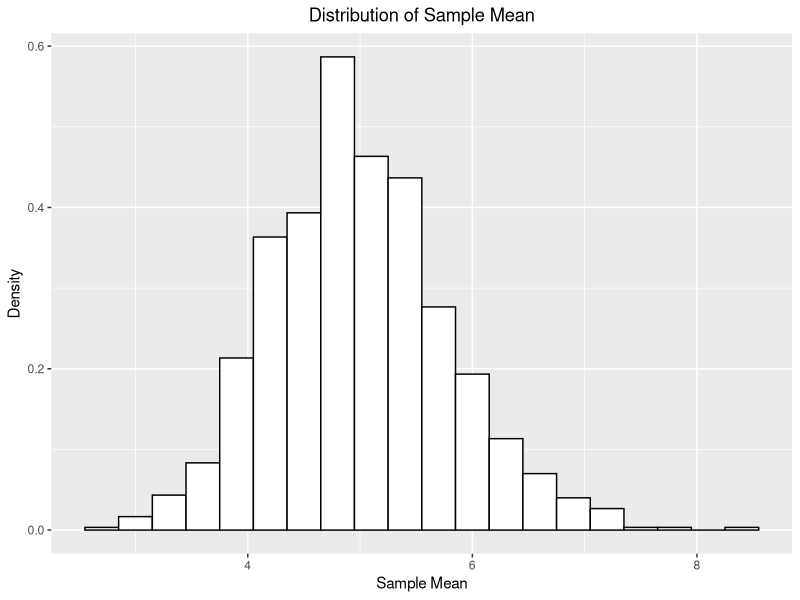
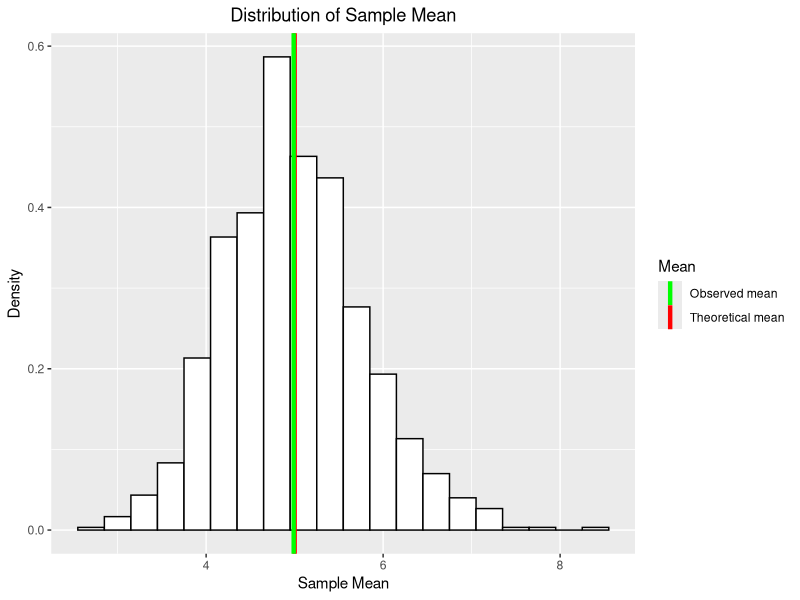
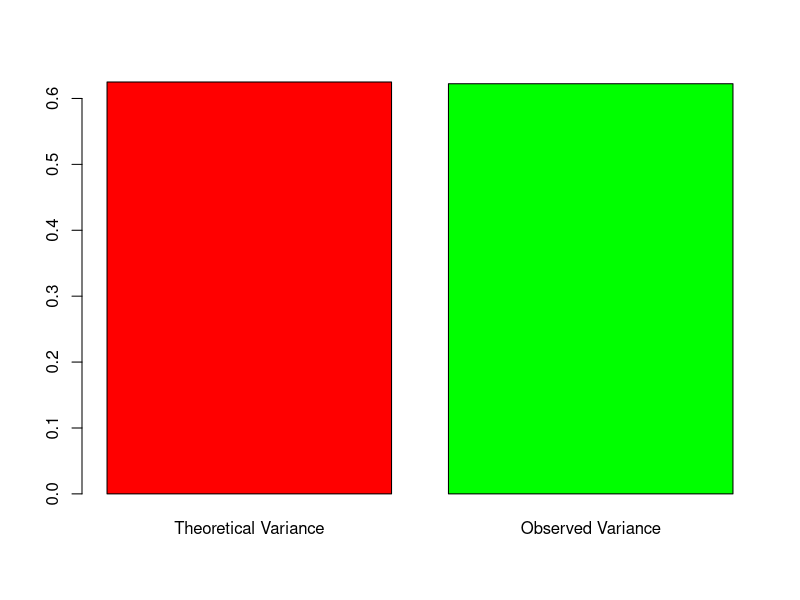
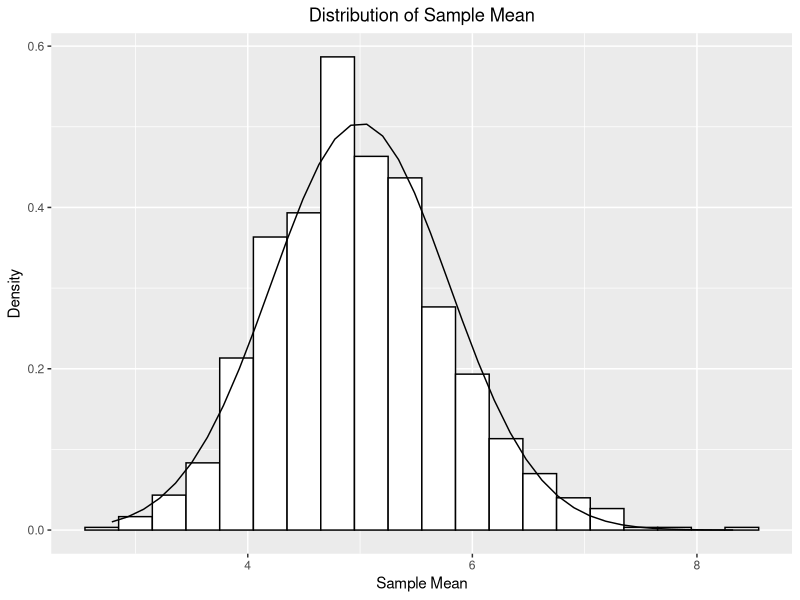

Reproduce these figures in R, in order.
## ---- chunk 1
mns <- apply(matrix(rexp(40000, 0.2), 1000), 1, mean)
mns <- data.frame(mns)
## histogram of the distribution
library(ggplot2)
g <- ggplot(mns, aes(x = mns))
g <- g + geom_histogram(aes(y = ..density..), color = "black", fill = "white", binwidth = 0.3) + 
  labs(x = "Sample Mean", y = "Density") + labs(title = "Distribution of Sample Mean") + 
  theme(plot.title = element_text(hjust = 0.5))
print(g)
## ---- chunk 2
obs_mean <- mean(mns[, 1]) ## observed mean
theo_mean <- 1/0.2         ## theoretical mean
Obs_var <- var(mns[, 1])   ## observed variance
theo_var <- 1/(0.2*0.2*40) ## theoretical variance
## ---- chunk 3
colors <- c("Theoretical mean" = "red", "Observed mean" = "green")
g <- ggplot(mns, aes(x = mns))
g <- g + geom_histogram(aes(y = ..density..), color = "black", fill = "white", binwidth = 0.3) + 
  geom_vline(aes(xintercept = theo_mean, color = "Theoretical mean"), size = 1.5) + 
  geom_vline(aes(xintercept = obs_mean, color = "Observed mean"), size = 1.5) + 
  scale_color_manual(values = colors) + labs(x = "Sample Mean", y = "Density") + labs(title = "Distribution of Sample Mean") + 
  theme(plot.title = element_text(hjust = 0.5)) + labs(colour = "Mean")
print(g)
print(paste("The Sample Mean is ", obs_mean, sep = " "))
print(paste("The Theoretical Mean is ", theo_mean, sep = " "))
## ---- chunk 4
barplot(c(theo_var, Obs_var), col = c("red", "green"), names.arg = c("Theoretical Variance", "Observed Variance"))
## ---- chunk 5
x <- seq(min(mns), max(mns), length.out = 40)
y <- dnorm(x, mean = theo_mean, sd = sqrt(theo_var))
d <- data.frame(x = x, y = y)
g <- ggplot(mns, aes(x = mns))
g <- g + geom_histogram(aes(y = ..density..), color = "black", fill = "white", binwidth = 0.3) + 
  geom_line(data = d, aes(x = x, y = y)) + 
  labs(x = "Sample Mean", y = "Density") + labs(title = "Distribution of Sample Mean") + 
  theme(plot.title = element_text(hjust = 0.5))
g
